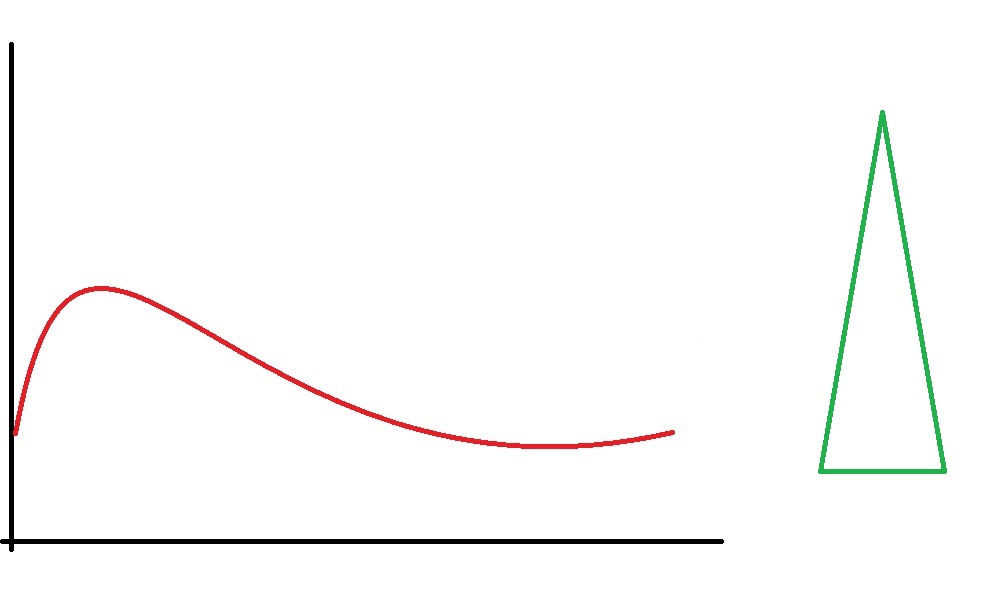
#> input picture audioWAV/test/source/actual.jpg, 984 x 614 px, found by its file name
$ python mergePhoto.py   (Python 2 division)
#> lines starting #> are read from the running program, lines starting #| are printed output that depends on the picture
__author__ = 'eleanor.cui'
# -*- coding: utf-8 -*-
import Image
import random
import ImageEnhance


def save_image(img,url,caseNum='new'):
    i = random.randint(0,100)
    img.save(url+caseNum+'_%d.png'%i)
    return (url+caseNum+'_%d.png'%i)

# Make img size to the same, add white border if the img is small
def make_img_to_same_size(img1,img2):
    x1,y1=img1.size
    x2,y2=img2.size
    if x1>=x2:
        x=x1
    else:
        x=x2
    if y1>=y2:
        y=y1
    else:
        y=y2
    nImg1=Image.new('RGBA',(x,y),"white")
    nImg1.paste(img1,(0,0,x1,y1))
    nImg2=Image.new('RGBA',(x,y),"white")
    nImg2.paste(img2,(0,0,x2,y2))
    # save_image(nImg1,'test/0TEST/draft')
    # save_image(nImg2,'test/0TEST/draft')
    return nImg1,nImg2

# calculate opacity status
def reduce_opacity(im,opacity):
    assert opacity >= 0 and opacity <= 1
    if im.mode != 'RGBA':
        im = im.convert('RGBA')
    else:
        im = im.copy()
    alpha = im.split()[3]
    #r,g,b,alpha=im.split()
    print "alpha info:"
    print alpha
    alpha = ImageEnhance.Brightness(alpha).enhance(opacity)
    im.putalpha(alpha)
    return im

##
# Using a mark layer to merge pics. Total opacity is 1 for mark and background.
# @opacity =0 get backgroundImg
# @opacity =1 get markImg
##
def composite_img_with_opacity(markImg,backgroundImg,opacity=1):
    markImg,backgroundImg=make_img_to_same_size(markImg,backgroundImg)
    if opacity<=1:
        if markImg.mode != 'RGBA':
            mark = markImg.convert('RGBA')
        else:
          mark = markImg.copy()
        alpha = mark.split()[3]
        #r,g,b,alpha=im.split()
        alpha = ImageEnhance.Brightness(alpha).enhance(opacity)
        mark.putalpha(alpha)
    return Image.composite(markImg,backgroundImg,mark)


##
# Total opacity is 1 for mark and background.
# @opacity =0 get markImg
# @opacity =1 get backgroundImg
##
def blend_img_with_opacity(markImg,backgroundImg,opacity=1):
    markImg,backgroundImg=make_img_to_same_size(markImg,backgroundImg)
    if opacity<1:
        mark=reduce_opacity(markImg,opacity)
    #backgroundImg.paste(markImg,None,mark)
    backgroundImg=Image.blend(markImg,backgroundImg,opacity)
    return backgroundImg


# Debug functions
def get_image_info(img):
    return img.format,img.size,img.mode


if __name__ == '__main__':
    # opacity[0,1]
    opacity = 1.0
    img1=Image.open('test/source/actual.JPG')
#> img1 is the input picture: PIL image 984x614 RGB; mean R, G, B 250.5, 250.3, 249.7
    img2=Image.open('test/source/expected.JPG')
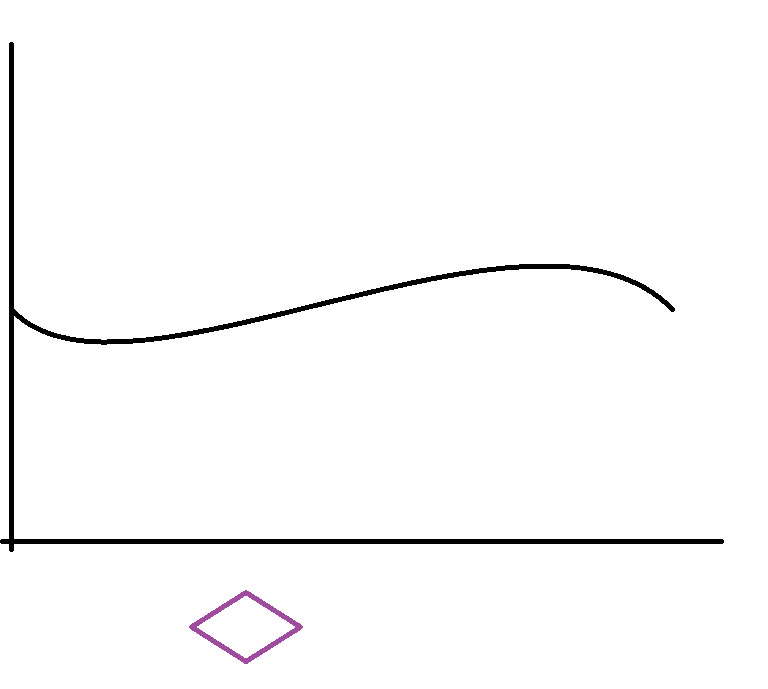
#> input picture audioWAV/test/source/expected.jpg, 768 x 689 px, found by its file name
#> img2 is the input picture: PIL image 768x689 RGB; mean R, G, B 250.1, 249.9, 250.1
    #imgNew=composite_img_with_opacity(img1,img2,opacity)
    #print get_image_info(imgNew)
    imgNew=blend_img_with_opacity(img1,img2,opacity)
#> in make_img_to_same_size, `nImg1=Image.new('RGBA',(x,y),"white")`: nImg1: PIL image 984x689 RGBA; every value is 255
#> in make_img_to_same_size, `nImg1.paste(img1,(0,0,x1,y1))`:
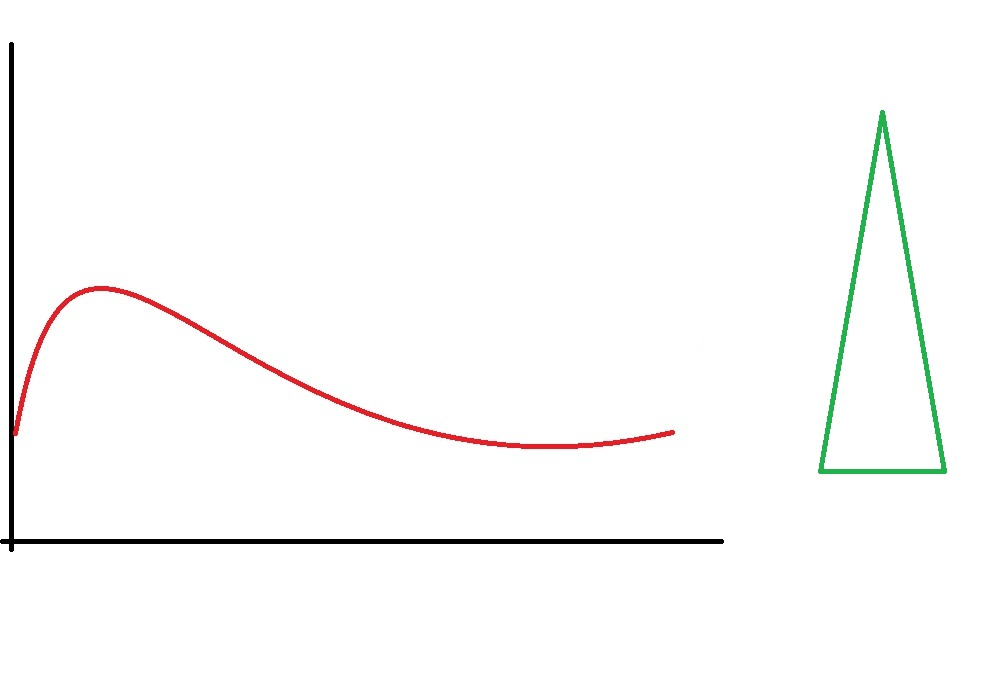
#> nImg1: PIL image 984x689 RGBA; mean R, G, B, A 250.9, 250.8, 250.2, 255
#> in make_img_to_same_size, `nImg2.paste(img2,(0,0,x2,y2))`:
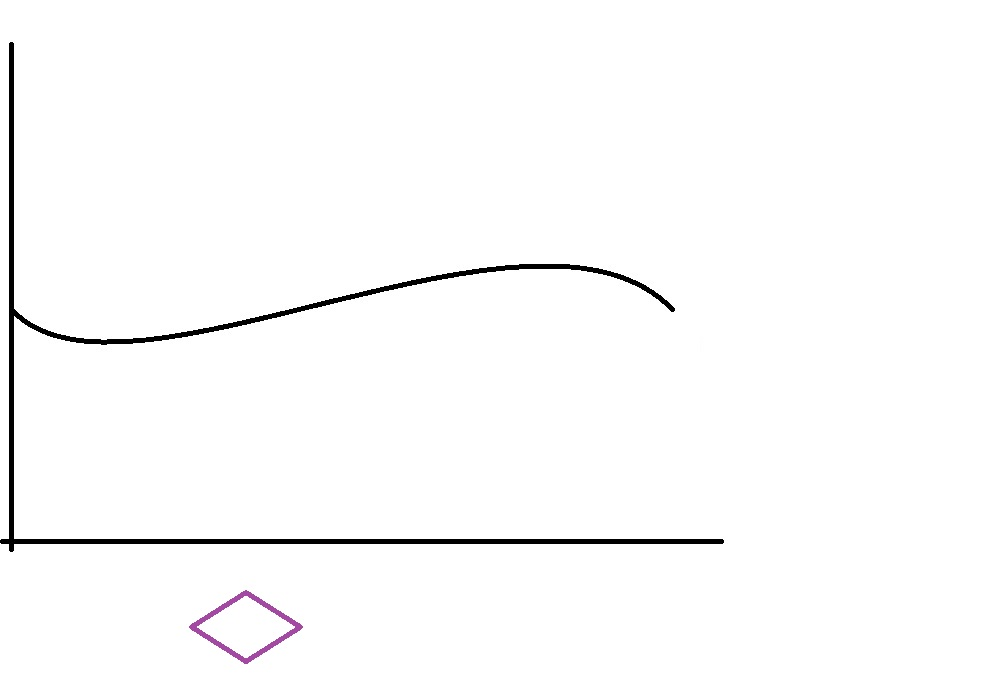
#> nImg2: PIL image 984x689 RGBA; mean R, G, B, A 251.2, 251.1, 251.2, 255
    save_image(imgNew,'test/0TEST/result/')
